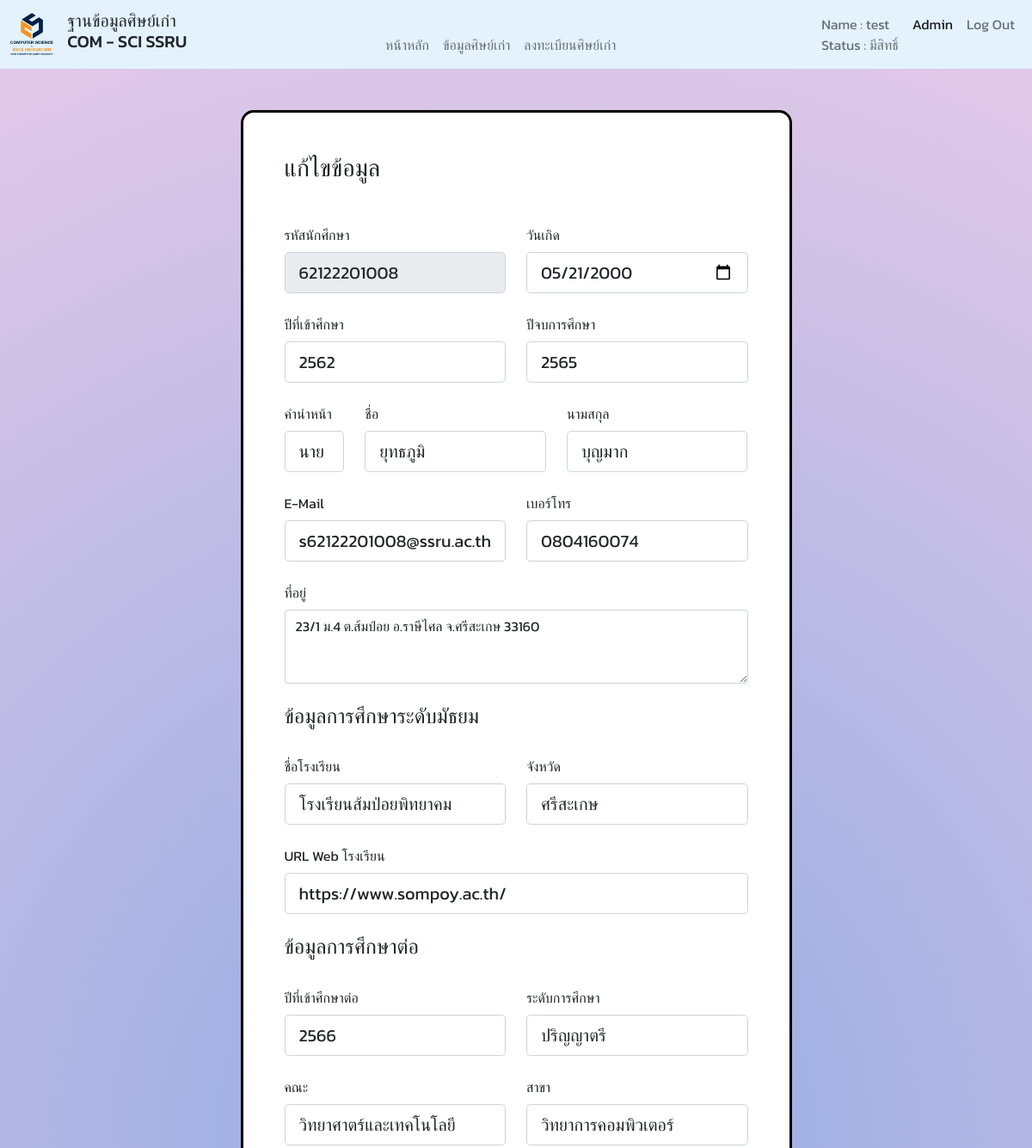
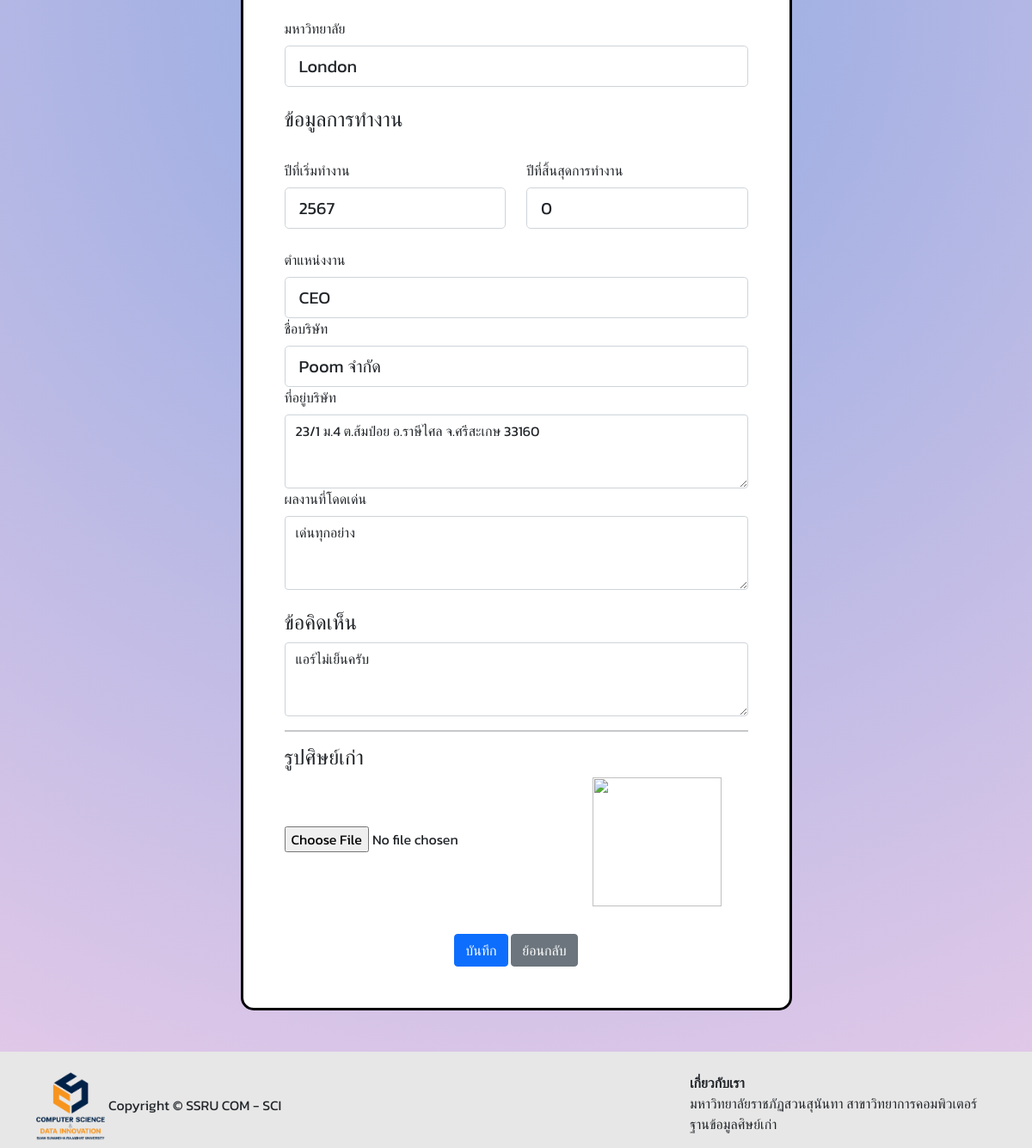
/update_user.php?id=62122201008 (signed in), run on the app's committed database (2 pictures, top to bottom).
### tables this page shows
CREATE TABLE `tb_alumni` (
  `alumni_id` varchar(11) NOT NULL,
  `alumni_year_in` int(11) NOT NULL,
  `alumni_year_out` int(11) NOT NULL,
  `alumni_prefix` varchar(20) NOT NULL,
  `alumni_firstname` varchar(20) DEFAULT NULL,
  `alumni_lastname` varchar(20) DEFAULT NULL,
  `alumni_birthday` date DEFAULT NULL,
  `alumni_email` varchar(100) DEFAULT NULL,
  `alumni_phone` varchar(10) DEFAULT NULL,
  `alumni_address` varchar(255) DEFAULT NULL,
  `alumni_idcard` varchar(13) DEFAULT NULL,
  `alumni_comment` text DEFAULT NULL,
  `alumni_status` int(1) DEFAULT 0,
  `alumni_sex` varchar(6) NOT NULL,
  `alumni_img` varchar(255) NOT NULL
);

CREATE TABLE `tb_alumni_school` (
  `school_id` int(20) NOT NULL,
  `alumni_id` varchar(11) NOT NULL,
  `school_name` varchar(50) NOT NULL,
  `school_province` varchar(50) NOT NULL,
  `school_url` text NOT NULL
);

CREATE TABLE `tb_alomni_education` (
  `education_id` int(11) NOT NULL,
  `education_year` varchar(4) NOT NULL,
  `education_level` varchar(50) NOT NULL,
  `education_faculty` varchar(50) NOT NULL,
  `education_branch` varchar(50) NOT NULL,
  `education_university` varchar(50) NOT NULL,
  `alumni_id` varchar(11) NOT NULL
);

CREATE TABLE `tb_alumni_work` (
  `company_id` int(11) NOT NULL,
  `company_name` varchar(50) NOT NULL,
  `company_address` text NOT NULL,
  `company_start` int(4) NOT NULL,
  `company_end` int(4) NOT NULL,
  `company_performance` text NOT NULL,
  `alumni_id` varchar(11) NOT NULL,
  `company_position` varchar(50) NOT NULL
);

### update_user.php (the view, shortened to what the rows shown need)
<?php
include 'connection.php';
$sql = $conn->prepare("SELECT * FROM `tb_admin` WHERE `admin_username` = ?;");
$sql->bindParam(1, $_SESSION['admin_username']);
$sql->execute();
$publisher = $sql->fetch(PDO::FETCH_ASSOC);
$sql2 = $conn->prepare("SELECT tb_alumni.alumni_id, tb_alumni.alumni_year_in, tb_alumni.alumni_year_out, tb_alumni.alumni_prefix
, tb_alumni.alumni_firstname, tb_alumni.alumni_lastname, tb_alumni.alumni_birthday, tb_alumni.alumni_img, tb_alumni.alumni_email,
tb_alumni.alumni_phone, tb_alumni.alumni_address, tb_alumni.alumni_comment,
tb_alumni.alumni_status, tb_alumni.alumni_sex, tb_alumni_school.school_name, tb_alumni_school.school_province, tb_alumni_school.school_url, tb_alomni_education.education_year, tb_alomni_education.education_level,
tb_alomni_education.education_faculty, tb_alomni_education.education_branch, tb_alomni_education.education_university, tb_alumni_work.company_name, tb_alumni_work.company_address, tb_alumni_work.company_start,
tb_alumni_work.company_end, tb_alumni_work.company_performance, tb_alumni_work.company_position
FROM    ((tb_alumni LEFT JOIN tb_alumni_school ON tb_alumni.alumni_id  = tb_alumni_school.alumni_id)
LEFT JOIN tb_alomni_education ON tb_alumni.alumni_id  = tb_alomni_education.alumni_id)
LEFT JOIN tb_alumni_work ON tb_alumni.alumni_id  = tb_alumni_work.alumni_id WHERE tb_alumni.alumni_id=?");
$sql2->bindParam(1, $_GET["id"]);
$sql2->execute();
$publisher2 = $sql2->fetch(PDO::FETCH_ASSOC);
?>
<!DOCTYPE html>
<html lang="en">
<head>
  <link href="https://cdn.jsdelivr.net/npm/bootstrap@5.1.1/dist/css/bootstrap.min.css" rel="stylesheet" />
</head>
<body class="gradient-custom d-flex flex-column min-vh-100">
  <nav class="navbar sticky-top navbar-expand-lg navbar-light" style="background-color: #e3f2fd;">
    <div class="container-fluid">
      <div class="collapse navbar-collapse" id="navbarSupportedContent">
        <div class="row">
          <div class="col align-self-end">
            <ul class="navbar-nav m-auto mb-2 mb-lg-0">
              <li class="nav-item">
                <div class="nav-link">Name : <?php
                                              echo $publisher['admin_firstname']
                                              ?> <br> Status : <?php if ($publisher['admin_status'] == 0) {
                                                                  echo "ไม่มีสิทธิ์";
                                                                } else {
                                                                  echo "มีสิทธิ์";
                                                                } ?></div>
              </li>
            </ul>
          </div>
        </div>
      </div>
    </div>
  </nav>
  <section>
    <form method="POST" enctype="multipart/form-data">
      <div class="container py-5 h-100">
        <div class="row justify-content-center align-items-center h-100">
          <div class="col-12 col-lg-9 col-xl-7">
            <div class="card shadow-10-strong card-registration" style="border-radius: 15px; border: 3px solid #000000;">
              <div class="card-body p-4 p-md-5">
                <form>
                  <div class="row">
                    <div class="col-md-6 mb-4">
                      <div class="form-outline">
                        <label class="form-label" for="alumni_id">รหัสนักศึกษา</label>
                        <input type="text" name="alumni_id" readonly placeholder="รหัสนักศึกษา" class="form-control form-control-lg" value="<?php echo $publisher2['alumni_id'] ?>" required />
                      </div>
                    </div>
                    <div class=" col-md-6 mb-4">
                      <div class="form-outline">
                        <label class="form-label" for="alumni_birthday">วันเกิด</label>
                        <input type="date" name="alumni_birthday" placeholder="วันเกิด" class="form-control form-control-lg" value="<?php echo $publisher2['alumni_birthday'] ?>" required />
                      </div>
                    </div>
                  </div>
                  <div class="row">
                    <div class="col-md-6 mb-4">
                      <div class="form-outline">
                        <label class="form-label" for="firstName">ปีที่เข้าศึกษา</label>
                        <input type="number" name="alumni_year_in" placeholder="ปีที่เข้าศึกษา" class="form-control form-control-lg" value="<?php echo $publisher2['alumni_year_in'] ?>" required />
                      </div>
                    </div>
                    <div class="col-md-6 mb-4">
                      <div class="form-outline">
                        <label class="form-label" for="lastName">ปีจบการศึกษา</label>
                        <input type="number" name="alumni_year_out" placeholder="ปีจบการศึกษา" class="form-control form-control-lg" value="<?php echo $publisher2['alumni_year_out'] ?>" required />
                      </div>
                    </div>
                  </div>
                  <div class="row">
                    <div class="col-md-2 mb-2">
                      <label class="form-label select-label">คำนำหน้า</label>
                      <select class="select form-control form-control-lg" name="alumni_prefix" required>
                        <option value="<?php echo $publisher2['alumni_prefix'] ?>"><?php echo $publisher2['alumni_prefix'] ?></option>
                      </select>
                    </div>
                    <div class="col-md-5 mb-4">
                      <div class="form-outline">
                        <label class="form-label">ชื่อ</label>
                        <input type="text" name="alumni_firstname" placeholder="ชื่อ" class="form-control form-control-lg" value="<?php echo $publisher2['alumni_firstname'] ?>" required />
                      </div>
                    </div>
                    <div class="col-md-5 mb-4">
                      <div class="form-outline">
                        <label class="form-label">นามสกุล</label>
                        <input type="text" name="alumni_lastname" placeholder="นามสกุล" class="form-control form-control-lg" value="<?php echo $publisher2['alumni_lastname'] ?>" required />
                      </div>
                    </div>
                  </div>
                  <div class="row">
                    <div class="col-md-6 mb-4">
                      <div class="form-outline">
                        <label class="form-label">E-Mail</label>
                        <input type="email" name="alumni_email" placeholder="E-mail" class="form-control form-control-lg" value="<?php echo $publisher2['alumni_email'] ?>" required />
                      </div>
                    </div>
                    <div class="col-md-6 mb-4">
                      <div class="form-outline">
                        <label class="form-label">เบอร์โทร</label>
                        <input type="text" name="alumni_phone" placeholder="เบอร์โทร" class="form-control form-control-lg" value="<?php echo $publisher2['alumni_phone'] ?>" required />
                      </div>
                    </div>
                  </div>
                  <div class="row">
                    <div class="col-md-12 mb-12 d-flex align-items-center">
                      <div class="form-outline datepicker w-100">
                        <label for="alumni_address" class="form-label">ที่อยู่</label>
                        <textarea placeholder="ที่อยู่" class="form-control" name="alumni_address" rows="3" required><?php echo $publisher2['alumni_address'] ?></textarea>
                      </div>
                    </div>
                  </div>
                  <br>
                  <br>
                  <div class="row">
                    <div class="col-md-6 mb-4">
                      <div class="form-outline">
                        <label class="form-label" for="school_name">ชื่อโรงเรียน</label>
                        <input type="text" name="school_name" placeholder="ชื่อโรงเรียน" class="form-control form-control-lg" value="<?php echo $publisher2['school_name'] ?>" required />
                      </div>
                    </div>
                    <div class="col-md-6 mb-4">
                      <div class="form-outline">
                        <label class="form-label" for="school_province">จังหวัด</label>
                        <input type="text" name="school_province" placeholder="จังหวัด" class="form-control form-control-lg" value="<?php echo $publisher2['school_province'] ?>" required />
                      </div>
                    </div>
                    <div class="col-md-12">
                      <div class="form-outline">
                        <label class="form-label" for="school_url">URL Web โรงเรียน</label>
                        <input type="text" name="school_url" placeholder="URL Web โรงเรียน" class="form-control form-control-lg" value="<?php echo $publisher2['school_url'] ?>" required />
                      </div>
                    </div>
                  </div>
                  <br>
                  <br>
                  <div class="row">
                    <div class="col-md-6 mb-4">
                      <div class="form-outline">
                        <label class="form-label" for="education_year">ปีที่เข้าศึกษาต่อ</label>
                        <input type="number" name="education_year" placeholder="ปีที่เข้าศึกษาต่อ" class="form-control form-control-lg" value="<?php echo $publisher2['education_year'] ?>" />
                      </div>
                    </div>
                  </div>
                  <div class="row">
                    <div class="col-md-6 mb-4">
                      <div class="form-outline">
                        <label class="form-label" for="education_faculty">คณะ</label>
                        <input type="text" name="education_faculty" placeholder="คณะ" class="form-control form-control-lg" value="<?php echo $publisher2['education_faculty'] ?>" />
                      </div>
                    </div>
                    <div class="col-md-6 mb-4">
                      <div class="form-outline">
                        <label class="form-label" for="education_branch">สาขา</label>
                        <input type="text" name="education_branch" placeholder="สาขา" class="form-control form-control-lg" value="<?php echo $publisher2['education_branch'] ?>" />
                      </div>
                    </div>
                  </div>
                  <div class="row">
                    <div class="col-md-12 mb-6">
                      <div class="form-outline">
                        <label class="form-label" for="education_university">มหาวิทยาลัย</label>
                        <input type="text" name="education_university" placeholder="มหาวิทยาลัย" class="form-control form-control-lg" value="<?php echo $publisher2['education_university'] ?>" />
                      </div>
                    </div>
                  </div>
                  <br>
                  <br>
                  <div class="row">
                    <div class="col-md-6 mb-4">
                      <div class="form-outline">
                        <label class="form-label" for="company_start">ปีที่เริ่มทำงาน</label>
                        <input type="text" name="company_start" placeholder="ปีที่เริ่มทำงาน" class="form-control form-control-lg" value="<?php echo $publisher2['company_start'] ?>" />
                      </div>
                    </div>
                    <div class="col-md-6 mb-4">
                      <div class="form-outline">
                        <label class="form-label" for="company_end">ปีที่สิ้นสุดการทำงาน</label>
                        <input type="text" name="company_end" placeholder="ปีที่สิ้นสุดการทำงาน" class="form-control form-control-lg" value="<?php echo $publisher2['company_end'] ?>" />
                      </div>
                    </div>
                  </div>
                  <div class="row">
                    <div class="col-md-12 mb-6">
                      <div class="form-outline">
                        <label class="form-label" for="company_position">ตำแหน่งงาน</label>
                        <input type="text" name="company_position" placeholder="ตำแหน่งงาน" class="form-control form-control-lg" value="<?php echo $publisher2['company_position'] ?>" />
                      </div>
                    </div>
                    <div class="col-md-12 mb-6">
                      <div class="form-outline">
                        <label class="form-label" for="company_name">ชื่อบริษัท</label>
                        <input type="text" name="company_name" placeholder="ชื่อบริษัท" class="form-control form-control-lg" value="<?php echo $publisher2['company_name'] ?>" />
                      </div>
                    </div>
                    <div class="col-md-12 mb-6">
                      <div class="form-outline">
                        <label class="form-label" for="company_address">ที่อยู่บริษัท</label>
                        <textarea placeholder="ที่อยู่บริษัท" class="form-control" name="company_address" rows="3"><?php echo $publisher2['company_address'] ?></textarea>
                      </div>
                    </div>
                    <div class="col-md-12 mb-6">
                      <div class="form-outline">
                        <label class="form-label" for="company_performance">ผลงานที่โดดเด่น</label>
                        <textarea placeholder="ผลงานที่โดดเด่น" class="form-control" name="company_performance" rows="3"><?php echo $publisher2['company_performance'] ?></textarea>
                      </div>
                    </div>
                  </div>
                  <br>
                  <div class="col-md-12 mb-6">
                    <div class="form-outline">
                      <textarea placeholder="ข้อคิดเห็น" class="form-control" name="alumni_comment" rows="3"><?php echo $publisher2['alumni_comment'] ?></textarea>
                    </div>
                  </div>
                </form>
              </div>
            </div>
          </div>
        </div>
      </div>
    </form>
  </section>
</body>
</html>
<?php
exit;
?>

### data on the page
tb_alumni: alumni_id "62122201008", alumni_birthday "05/21/2000", alumni_year_in "2562", alumni_year_out "2565", alumni_prefix "นาย", alumni_firstname "ยุทธภูมิ", alumni_lastname "บุญมาก", alumni_email "s62122201008@ssru.ac.th", alumni_phone "0804160074", alumni_address "23/1 ม.4 ต.ส้มป่อย อ.ราษีไศล จ.ศรีสะเกษ 33160", school_name "โรงเรียนส้มป่อยพิทยาคม", school_province "ศรีสะเกษ", school_url "https://www.sompoy.ac.th/", education_year "2566", education_faculty "วิทยาศาตร์และเทคโนโลยี", education_branch "วิทยาการคอมพิวเตอร์", education_university "London", company_start "2567", company_end "0", company_position "CEO", company_name "Poom จำกัด", company_address "23/1 ม.4 ต.ส้มป่อย อ.ราษีไศล จ.ศรีสะเกษ 33160", company_performance "เด่นทุกอย่าง", alumni_comment "แอร์ไม่เย็นครับ"

### other printed values
$publisher['admin_firstname'] "test"
